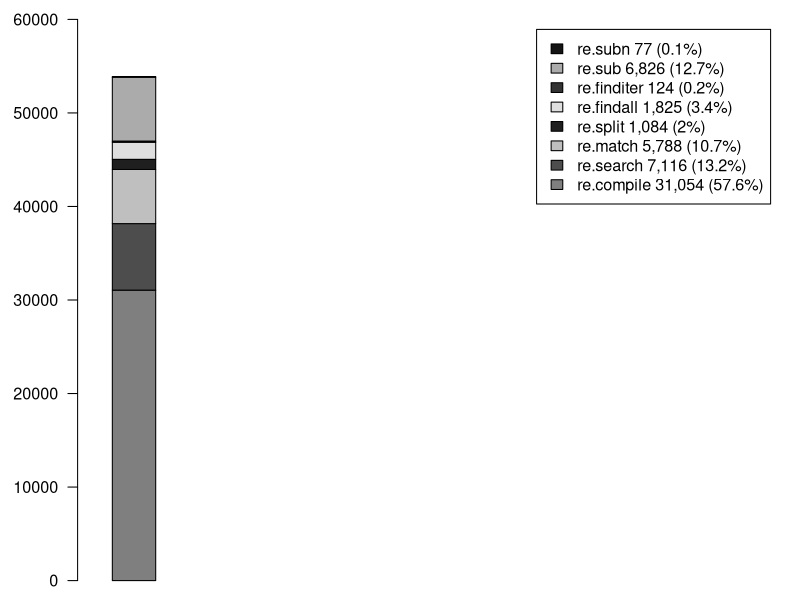
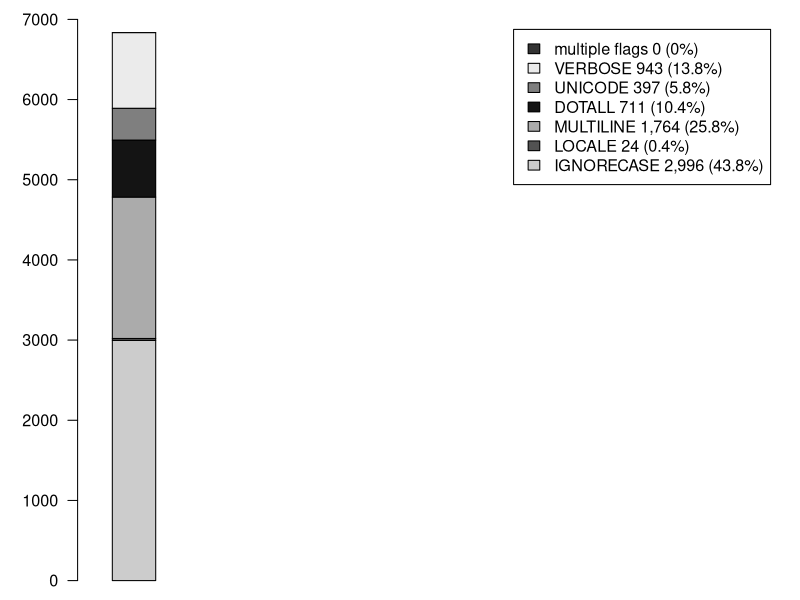
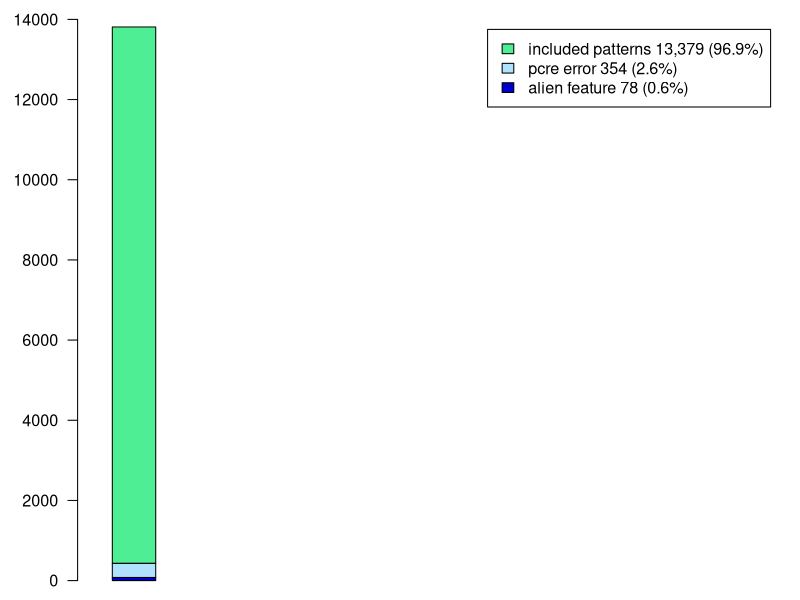

Here is the R script that generated these plots, in order:

setEPS()
postscript("/Users/carlchapman/Documents/SoftwareProjects/tour_de_source/analysis/analysis_output/partFunctions.eps",width=5,height=2.1)
par(mar=c(1,4,1,1), cex=0.97)
M_partFunctions = matrix(c(31054,7116,5788,1084,1825,124,6826,77),ncol=1,byrow=T)
rownames(M_partFunctions)=c("re.compile 31,054 (57.6%)","re.search 7,116 (13.2%)","re.match 5,788 (10.7%)","re.split 1,084 (2%)","re.findall 1,825 (3.4%)","re.finditer 124 (0.2%)","re.sub 6,826 (12.7%)","re.subn 77 (0.1%)")
barplot(M_partFunctions,legend=rownames(M_partFunctions),col=c("gray50","gray30","gray75","gray12","gray87","gray20","gray67","gray8"),xlim=c(0,9),width=0.6,ylim = range(pretty(c(0, 53894))),las=1)
dev.off()
setEPS()
postscript("/Users/carlchapman/Documents/SoftwareProjects/tour_de_source/analysis/analysis_output/partFlags.eps",width=5,height=2.1)
par(mar=c(1,4,1,1), cex=0.97)
M_partFlags = matrix(c(2996,24,1764,711,397,943,0),ncol=1,byrow=T)
rownames(M_partFlags)=c("IGNORECASE 2,996 (43.8%)","LOCALE 24 (0.4%)","MULTILINE 1,764 (25.8%)","DOTALL 711 (10.4%)","UNICODE 397 (5.8%)","VERBOSE 943 (13.8%)","multiple flags 0 (0%)")
barplot(M_partFlags,legend=rownames(M_partFlags),col=c("gray80","gray32","gray67","gray8","gray50","gray92","grey20"),xlim=c(0,9),width=0.6,ylim = range(pretty(c(0, 6835))),las=1)
dev.off()

setEPS()
postscript("/Users/carlchapman/Documents/SoftwareProjects/tour_de_source/analysis/analysis_output/patternFiltering.eps",width=3.5,height=2)
par(mar=c(1,4,1,1), cex=0.97)
M_patternFiltering = matrix(c(78,354,13379),ncol=1,byrow=T)
rownames(M_patternFiltering)=c("alien feature 78 (0.6%)","pcre error 354 (2.6%)","included patterns 13,379 (96.9%)")
barplot(M_patternFiltering,legend=rownames(M_patternFiltering),col=c("mediumblue","lightskyblue1","seagreen2"),xlim=c(0,9),width=0.6,ylim = range(pretty(c(0, 13811))),las=1)
dev.off()
